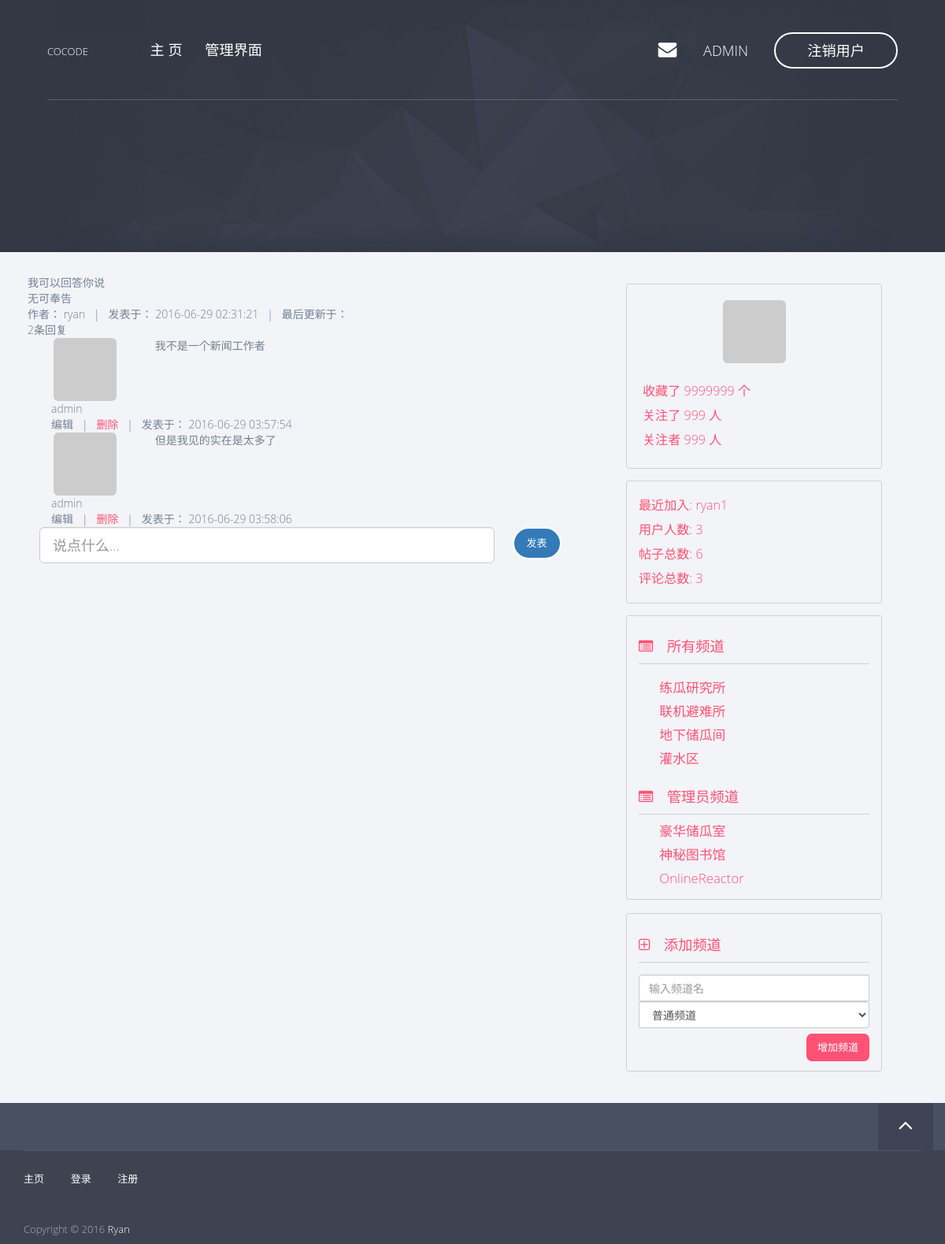
The page /post/4 (signed in) on the database as committed earlier.
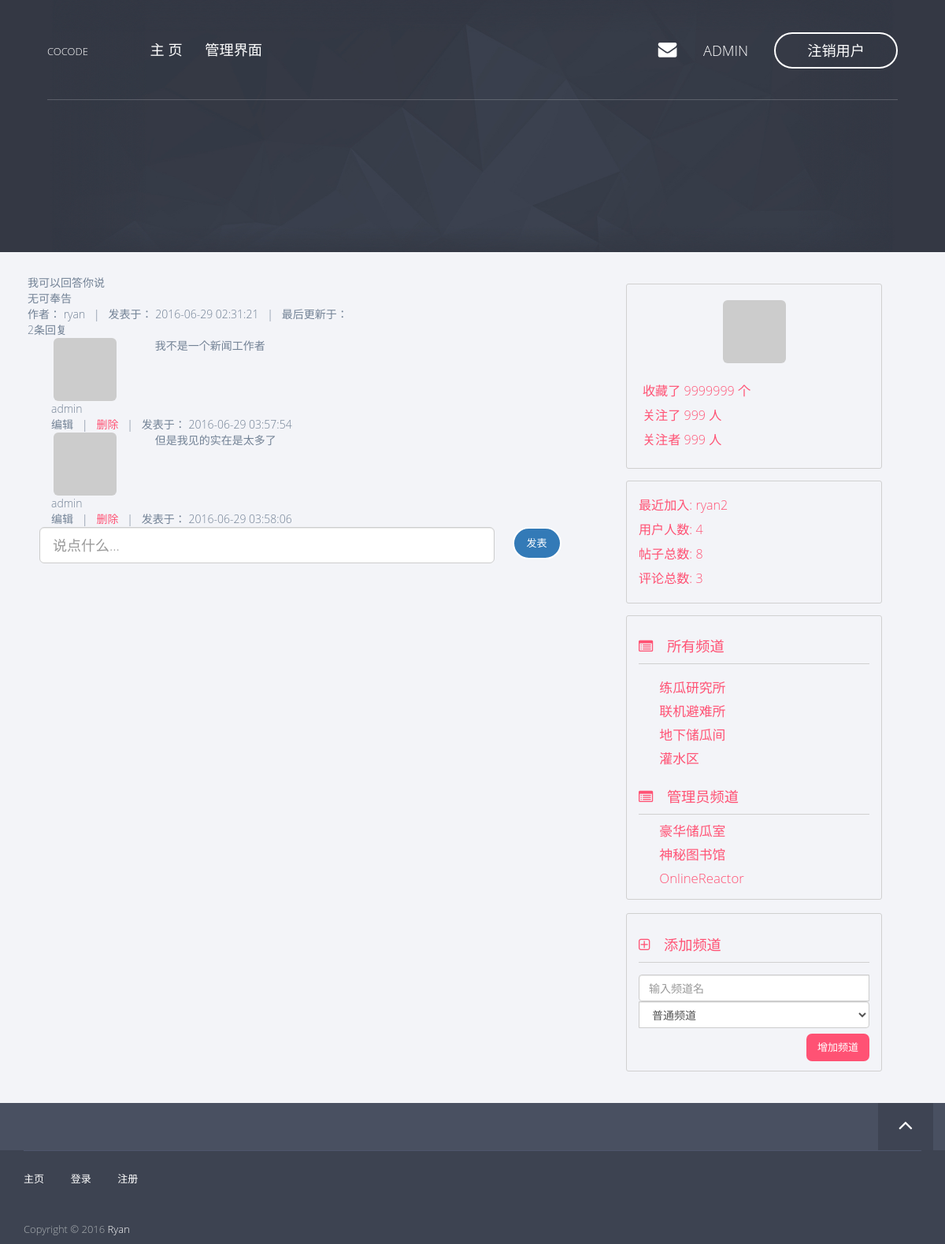
The same page on the database as committed later.
### app/models/user.py (models this page shows, shortened)
class User(db.Model, Model):
    __tablename__ = 'users'
    id = db.Column(db.Integer, primary_key=True)
    username = db.Column(db.String(), unique=True)
    password_hash = db.Column(db.String())
    email = db.Column(db.String(), unique=True)
    avatar_hash = db.Column(db.String())
    created_time = db.Column(db.DateTime(timezone=True),
                             default=sql.func.now())
    role_id = db.Column(db.Integer, db.ForeignKey('roles.id'))
    posts = db.relationship('Post', backref='author')
    comments = db.relationship('Comment', backref='author')
    @property
    def password(self):
        raise AttributeError('password is not readable')
    def is_admin(self):
        return self.role.permissions == 0xff
    def gravatar(self, size=100, default='identicon', rating='g'):
        from flask import request
        gravatar_url = 'secure.gravatar.com/avatar'
        if request.is_secure:
            url = 'https://' + gravatar_url
        else:
            url = 'http://' + gravatar_url
        hash = self.avatar_hash or md5(self.email.encode('utf-8')).hexdigest()
        return '{url}/{hash}?s={size}&d={default}&r={rating}'.format(url=url,
                                                                     hash=hash,
                                                                     size=size,
                                                                     default=default,
                                                                     rating=rating)

### app/models/post.py (models this page shows, shortened)
class Post(db.Model, Model):
    __tablename__ = 'posts'
    id = db.Column(db.Integer, primary_key=True)
    title = db.Column(db.String())
    content = db.Column(db.String())
    created_time = db.Column(db.DateTime(timezone=True),
                             default=sql.func.now())
    channel_id = db.Column(db.Integer, db.ForeignKey('channels.id'))
    user_id = db.Column(db.Integer, db.ForeignKey('users.id'))
    comments = db.relationship('Comment', backref='post')

### app/models/comment.py (models this page shows, shortened)
class Comment(db.Model, Model):
    __tablename__ = 'comments'
    id = db.Column(db.Integer, primary_key=True)
    content = db.Column(db.String())
    created_time = db.Column(db.DateTime(timezone=True),
                             default=sql.func.now())
    user_id = db.Column(db.Integer, db.ForeignKey('users.id'))
    post_id = db.Column(db.Integer, db.ForeignKey('posts.id'))

### app/models/channel.py (models this page shows, shortened)
class Channel(db.Model, Model):
    __tablename__ = 'channels'
    id = db.Column(db.Integer, primary_key=True)
    name = db.Column(db.String(), default=ChannelPermission.NORMAL[0])
    permission = db.Column(db.Integer)
    created_time = db.Column(db.DateTime(timezone=True),
                             default=sql.func.now())
    posts = db.relationship('Post', backref='channel')
    def is_admin(self):
        return self.permission == ChannelPermission.ADMIN[0]

### app/views.py (the view)
@app.route('/post/<int:id>', methods=['GET'])
def post_view(id):
    post = Post.query.get(id)
    if post is None:
        abort(404)
    comments = post.comments
    comments.sort(key=lambda c: c.created_time)
    return render_template('post.html',
                           post=post,
                           comments=comments)

### app/templates/post.html (shortened to what this page needs)
{% extends 'base8-4.html' %}
{% block page_content %}
    {% set title = post.title %}
    {% set content = post.content %}
    {% set author = post.author.username %}
    <div class="row">
        <div class="col-md-12 post-detail-content">
            <div class="post-detail-title">
                {{ title }}
            </div>
            <div class="post-detail-body">
                {{ content }}
            </div>
            <div class="post-detail-info">
                作者： {{ author }} &nbsp; | &nbsp; 发表于： {{ post.created_time }} &nbsp; | &nbsp; 最后更新于：
            </div>
        </div>
        <div class="col-md-12 comment-list">
            {% set comment_count = comments.__len__() %}
            <div class="comment-list-header">
                {{ comment_count }}条回复
            </div>
            {% if comment_count > 0 %}
            <div class="comment-list-body">
                {% include "_comments.html" %}
            </div>
            {% endif %}
        </div>
    </div>
    {% if current_user is not none %}
    <div class="comment-form">
        <form class="form-horizontal" action="{{ post.id }}/add_comment" method="POST">
        <div class="col-lg-10">
            <input class="form-control input-lg" name="content" placeholder="说点什么...">
        </div>&nbsp;
        <button type="submit" class="btn btn-primary btn-lg">发表</button>
        </form>
    </div>
    {% endif %}
{% endblock %}

### app/templates/base8-4.html (shortened to what this page needs)
{% extends "base.html" %}
{% block content %}
    <div class="container">
    <div class="row">
        <div class="col-md-8 page-content">
            {% block page_content %}{% endblock %}
        </div>
        <div class="col-md-4 side-bar">
            <div class="row">
                {% block page_side %}
                {% include "_portrait.html" %}
                {% endblock %}
                {% include "_bbs_info.html" %}
                {% include "_channels.html" %}
            </div>
        </div>
        </div>
    </div>
{% endblock %}

### app/templates/base.html (shortened to what this page needs)
<!doctype html>
 <html class="no-js" lang="">
{% block head %}
<head>
<link rel="stylesheet" href="../static/css/normalize.min.css">
<link rel="stylesheet" href="../static/css/bootstrap.min.css">
<link rel="stylesheet" href="../static/css/jquery.fancybox.css">
<link rel="stylesheet" href="../static/css/flexslider.css">
<link rel="stylesheet" href="../static/css/styles.css">
<link rel="stylesheet" href="../static/css/queries.css">
<link rel="stylesheet" href="../static/css/etline-font.css">
<link rel="stylesheet" href="../static/bower_components/animate.css/animate.min.css">
<link rel="stylesheet" href="../static/css/font-awesome.min.css">
</head>
{% endblock %}
<body id="top">
    {% block navbar %}
        <section class="hero">
            <section class="navigation">
                <header>
                    <div class="header-content">
                        <div class="logo"><a href="/">COCODE</a></div>
                        <div class="header-nav">
                            <nav>
                                <ul class="primary-nav">
                                    <li><a href="/">主&nbsp;页</a></li>
                                    {% if current_user is not none and current_user.is_admin() %}
                                    <li><a href="/admin">管理界面</a></li>
                                    {% endif %}
                                </ul>
                                <ul class="member-actions">
                                    {% if current_user is none %}
                                    <li><a href="/login" class="login">登&nbsp;录</a></li>
                                    <li><a href="/register" class="btn-white btn-small">注&nbsp;册</a></li>
                                    {% else %}
                                    <li><a href="#"><i class="fa fa-envelope hero-nav"></i></a></li>
                                    <li><a href="/profile/{{ current_user.username }}" class="hero-nav">{{ current_user.username }} &nbsp;</a></li>
                                    <li><a href="/logout" class="btn-white btn-small">注销用户</a></li>
                                    {% endif %}
                                </ul>
                            </nav>
                        </div>
                    </div>
                </header>
            </section>
        </section>
    {% endblock %}
    <section class="content">
        {% block content%}
        {% endblock %}
    </section>
    <section class="to-top">
        <div class="container">
            <div class="row">
                <div class="to-top-wrap">
                    {% block to_top %}
                    <a href="#top" class="top"><i class="fa fa-angle-up"></i></a>
                    {% endblock %}
                </div>
            </div>
        </div>
    </section>
    <footer>
        <div class="container">
            <div class="row">
                <div class="col-md-12">
                    <div class="footer-links">
                        <ul class="footer-group">
                            <li><a href="/">主页</a></li>
                            <li><a href="/login">登录</a></li>
                            <li><a href="/register">注册</a></li>
                        </ul>
                        <p>Copyright © 2016 <a href="/">Ryan</a><br></p>
                    </div>
                </div>
            </div>
        </div>
    </footer>
</body>
</html>

### app/templates/_comments.html
{% for c in comments %}
    {% set author = c.author.username %}
    {% set content = c.content %}
    {% set created_time = c.created_time %}
    <div class="col-md-12 comment-content">
        <div class="col-md-2 comment-author-info">
            <div class="comment-portriat">
                <a href="/profile/author">
                    <img class="img-rounded center-block" src="{{c.author.gravatar(size=50)}}">
                </a>
            </div>
            <div class="comment-author">
                {{ author }}
            </div>
        </div>
        <div class="col-md-10 comment-details">
            <div class="col-md-12 comment-body">
                {{ content }}
            </div>
        </div>
        <div class="col-md-12 comment-footer">
            {% if current_user is not none or current_user == c.author or current_user.is_admin() %}
            编辑
            &nbsp; | &nbsp;
            <a href="{{ url_for('delete_comment', id=c.id) }}">删除</a>
            &nbsp; | &nbsp;
            发表于： {{ created_time }}
            {% endif %}
        </div>
    </div>
{% endfor %}

### app/templates/_portrait.html
{% if current_user is not none %}
<div class="col-md-10 portrait">
    <img class="img-rounded center-block side-portrait" src="{{ current_user.gravatar(size=200) }}" />
    <div class="row follow-count">
    <div class="col-md-12 follow-item">
        收藏了 9999999 个
    </div>
    <div class="col-md-12 follow-item">
        关注了 999 人
    </div>
    <div class="col-md-12 follow-item">
        关注者 999 人
    </div>
</div>
</div>
{% endif %}

### app/templates/_bbs_info.html
<div class="col-md-10 forum-info">
    <div class="forum-info-item">最近加入: <a href="/profile/{{ new_user.username }}">{{ new_user.username }}</a></div>
    <div class="forum-info-item">用户人数: {{ user_count }}</div>
    <div class="forum-info-item">帖子总数: {{ post_count }} </div>
    <div class="forum-info-item">评论总数: {{ comment_count }} </div>
</div>

### app/templates/_channels.html
<div class="col-md-10 channel-list">
    <div class="channel-list-caption">
        <i class="fa fa-list-alt"></i> 所有频道
    </div>
    <div class="channel-list-items">
        {% for c in channels %}
        {% if not c.is_admin() %}
            <div class="channel-list-item">
                <a href="/channel/{{ c.id }}">{{ c.name }}</a>
            </div>
        {% endif %}
        {% endfor %}
    </div>
    {% if current_user is not none and current_user.is_admin() %}
        <div class="channel-list-caption">
            <i class="fa fa-list-alt"></i> 管理员频道
        </div>
        {% for c in channels %}
        {% if c.is_admin() %}
            <div class="channel-list-item">
                <a href="/channel/{{ c.id }}">{{ c.name }}</a>
            </div>
        {% endif %}
        {% endfor %}
    {% endif %}
</div>
{% if current_user is not none and current_user.is_admin() %}
<div class="col-md-10 channel-list add-channel">
    <div class="channel-list-caption">
        <i class="fa fa-plus-square-o"></i> 添加频道
    </div>
    <div class="channel-add">
        <form class="form-inline" action="/admin/add_channel" method="POST">
            <div class="form-group">
                <div class="input-group">
                    <input type="text" class="form-control" name="name" placeholder="输入频道名">
                    <select class="form-control" name="permission">
                        {% for p in permissions %}
                        <option value="{{ p[0] }}">{{ p[1] }}</option>
                        {% endfor %}
                    </select>
                </div>
            </div>
          <button type="submit" class="btn btn-fill btn-middle add-channel-btn">增加频道</button>
        </form>
    </div>
</div>
{% endif %}

Rows that differ between the two databases and show on the page:
no longer on this page (row unchanged): User: username "ryan1"
added User: username "ryan2"
Other text that changed with them:
{{ user_count }}: "3" → "4"
{{ post_count }}: "6" → "8"
